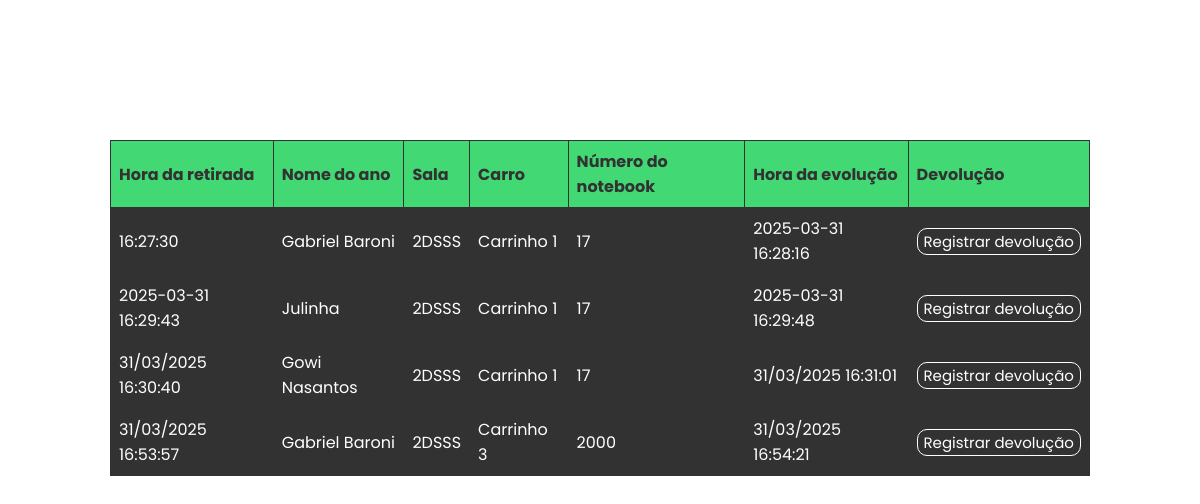
The page /tabela_aluno.php on the database its author committed.
### tables this page shows
CREATE TABLE IF NOT EXISTS `retiradas` (
  `retirada_id` int NOT NULL AUTO_INCREMENT,
  `alu_codigo` int NOT NULL,
  `alu_nome` varchar(80) NOT NULL,
  `alu_sala` varchar(20) NOT NULL,
  `not_car` varchar(20) NOT NULL,
  `not_num` varchar(20) NOT NULL,
  `hora_retirada` varchar(20) DEFAULT NULL,
  `hora_devolucao` varchar(20) DEFAULT NULL,
  PRIMARY KEY (`retirada_id`)
);

### tabela_aluno.php (the view, shortened to what this page needs)
<!DOCTYPE html>
<html lang="pt-BR">
<head>
</head>
<?php
$conn = mysqli_connect("localhost", "root", "", "notebook");
$query_retiradas = "SELECT retirada_id, alu_codigo, alu_nome, alu_sala, not_car, not_num, hora_retirada, hora_devolucao FROM retiradas";
$resultado_retiradas = mysqli_query($conn, $query_retiradas);
?>
<!DOCTYPE html>
<html lang="en">
<head>
    <link rel="stylesheet" href="style.css">
</head>
<body>
    <main>
        <br>
        <table id="resultados">
            <tr>
                <th>Hora da retirada</th>
                <th>Nome do ano</th>
                <th>Sala</th>
                <th>Carro</th>
                <th>Número do notebook</th>
                <th>Hora da <datalist></datalist>evolução</th>
                <th>Devolução</th>
            </tr>
            <?php while ($row = mysqli_fetch_assoc($resultado_retiradas)): ?>
            <tr>
                <td><?php echo $row['hora_retirada']; ?></td>
                <td><?php echo $row['alu_nome']; ?></td>
                <td><?php echo $row['alu_sala']; ?></td>
                <td><?php echo $row['not_car']; ?></td>
                <td><?php echo $row['not_num']; ?></td>
                <td><?php echo $row['hora_devolucao'] ?? 'Não devolvido'; ?></td>
                <td>
                    <form action="" method="post">
                        <input type="submit" name="devolver" id="botao-retirada" value="Registrar devolução">
                    </form>
                </td>
            </tr>
            <?php endwhile; ?>
        </table>
    </main>
</body>
</html>

### style.css (style rules this page uses)
html, body { height: 100%; margin: 0; display: flex; flex-direction: column; }
input { font-family: poppins; }
main { display: flex; justify-content: center; margin-top: 5%; }

### tabela_aluno.php (style rules this page uses)
body { font-family: 'Poppins', sans-serif; }
#resultados { color: white; background-color: #323232; width: 980px; margin: 80px auto; display: flex; flex-direction: column; overflow-y: auto; }
table { width: 100%; border-collapse: collapse; }
th, td { border: 1px solid #323232; padding: 8px; text-align: left; }
th { background-color: #42d874; color: #323232; }
#botao-retirada { font-family: poppins; font-size: 15px; background-color: #323232; border-radius: 10px; border: 1px solid white; color: white; }

### rows shown on the page
retiradas: hora_retirada "16:27:30", alu_nome "Gabriel Baroni", alu_sala "2DSSS", not_car "Carrinho 1", not_num "17", hora_devolucao "2025-03-31 16:28:16"
retiradas: hora_retirada "2025-03-31 16:29:43", alu_nome "Julinha", alu_sala "2DSSS", not_car "Carrinho 1", not_num "17", hora_devolucao "2025-03-31 16:29:48"
retiradas: hora_retirada "31/03/2025 16:30:40", alu_nome "Gowi Nasantos", alu_sala "2DSSS", not_car "Carrinho 1", not_num "17", hora_devolucao "31/03/2025 16:31:01"
retiradas: hora_retirada "31/03/2025 16:53:57", alu_nome "Gabriel Baroni", alu_sala "2DSSS", not_car "Carrinho 3", not_num "2000", hora_devolucao "31/03/2025 16:54:21"
